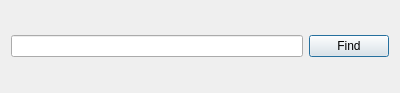
<?xml version="1.0" encoding="UTF-8"?>
<ui version="4.0">
 <class>FinfDialog</class>
 <widget class="QDialog" name="FinfDialog">
  <property name="geometry">
   <rect>
    <x>0</x>
    <y>0</y>
    <width>400</width>
    <height>93</height>
   </rect>
  </property>
  <property name="windowTitle">
   <string>Dialog</string>
  </property>
  <property name="autoFillBackground">
   <bool>true</bool>
  </property>
  <property name="modal">
   <bool>true</bool>
  </property>
  <layout class="QHBoxLayout" name="horizontalLayout">
   <item>
    <widget class="QLineEdit" name="findLineEdit"/>
   </item>
   <item>
    <widget class="QPushButton" name="findButton">
     <property name="text">
      <string>Find</string>
     </property>
    </widget>
   </item>
  </layout>
 </widget>
 <resources/>
 <connections/>
</ui>
